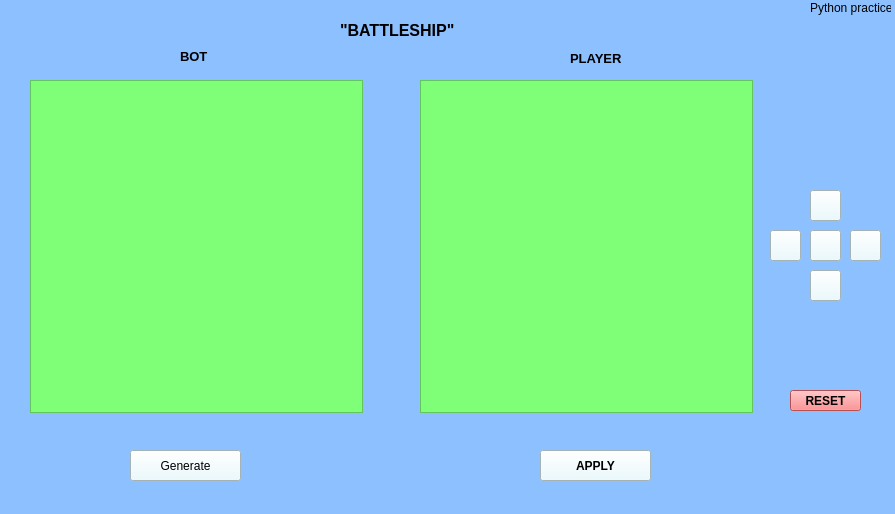
<?xml version="1.0" encoding="UTF-8"?>
<ui version="4.0">
 <class>Form</class>
 <widget class="QWidget" name="Form">
  <property name="geometry">
   <rect>
    <x>0</x>
    <y>0</y>
    <width>895</width>
    <height>514</height>
   </rect>
  </property>
  <property name="windowTitle">
   <string>Battlefield Generating</string>
  </property>
  <property name="styleSheet">
   <string notr="true">background-color: rgb(140, 192, 255);</string>
  </property>
  <widget class="QTextBrowser" name="bot_window">
   <property name="geometry">
    <rect>
     <x>30</x>
     <y>80</y>
     <width>333</width>
     <height>333</height>
    </rect>
   </property>
   <property name="styleSheet">
    <string notr="true">background-color: rgb(127, 255, 120);</string>
   </property>
  </widget>
  <widget class="QTextBrowser" name="player_window">
   <property name="geometry">
    <rect>
     <x>420</x>
     <y>80</y>
     <width>333</width>
     <height>333</height>
    </rect>
   </property>
   <property name="styleSheet">
    <string notr="true">background-color: rgb(127, 255, 120);</string>
   </property>
  </widget>
  <widget class="QPushButton" name="random_btn">
   <property name="geometry">
    <rect>
     <x>130</x>
     <y>450</y>
     <width>111</width>
     <height>31</height>
    </rect>
   </property>
   <property name="styleSheet">
    <string notr="true">background-color: rgb(230, 251, 255);</string>
   </property>
   <property name="text">
    <string>Generate</string>
   </property>
   <property name="icon">
    <iconset>
     <normaloff>random.png</normaloff>random.png</iconset>
   </property>
   <property name="iconSize">
    <size>
     <width>24</width>
     <height>24</height>
    </size>
   </property>
  </widget>
  <widget class="QPushButton" name="up_btn">
   <property name="geometry">
    <rect>
     <x>810</x>
     <y>190</y>
     <width>31</width>
     <height>31</height>
    </rect>
   </property>
   <property name="styleSheet">
    <string notr="true">background-color: rgb(230, 251, 255);</string>
   </property>
   <property name="text">
    <string/>
   </property>
   <property name="icon">
    <iconset>
     <normaloff>up_icon.png</normaloff>up_icon.png</iconset>
   </property>
   <property name="iconSize">
    <size>
     <width>21</width>
     <height>21</height>
    </size>
   </property>
  </widget>
  <widget class="QPushButton" name="down_btn">
   <property name="geometry">
    <rect>
     <x>810</x>
     <y>270</y>
     <width>31</width>
     <height>31</height>
    </rect>
   </property>
   <property name="styleSheet">
    <string notr="true">background-color: rgb(230, 251, 255);</string>
   </property>
   <property name="text">
    <string/>
   </property>
   <property name="icon">
    <iconset>
     <normaloff>down_icon.png</normaloff>down_icon.png</iconset>
   </property>
   <property name="iconSize">
    <size>
     <width>21</width>
     <height>21</height>
    </size>
   </property>
  </widget>
  <widget class="QPushButton" name="left_btn">
   <property name="geometry">
    <rect>
     <x>770</x>
     <y>230</y>
     <width>31</width>
     <height>31</height>
    </rect>
   </property>
   <property name="styleSheet">
    <string notr="true">background-color: rgb(230, 251, 255);</string>
   </property>
   <property name="text">
    <string/>
   </property>
   <property name="icon">
    <iconset>
     <normaloff>left_icon.png</normaloff>left_icon.png</iconset>
   </property>
   <property name="iconSize">
    <size>
     <width>24</width>
     <height>24</height>
    </size>
   </property>
  </widget>
  <widget class="QPushButton" name="right_btn">
   <property name="geometry">
    <rect>
     <x>850</x>
     <y>230</y>
     <width>31</width>
     <height>31</height>
    </rect>
   </property>
   <property name="styleSheet">
    <string notr="true">background-color: rgb(230, 251, 255);</string>
   </property>
   <property name="text">
    <string/>
   </property>
   <property name="icon">
    <iconset>
     <normaloff>right_icon.png</normaloff>right_icon.png</iconset>
   </property>
   <property name="iconSize">
    <size>
     <width>21</width>
     <height>21</height>
    </size>
   </property>
  </widget>
  <widget class="QPushButton" name="rotate_btn">
   <property name="geometry">
    <rect>
     <x>810</x>
     <y>230</y>
     <width>31</width>
     <height>31</height>
    </rect>
   </property>
   <property name="styleSheet">
    <string notr="true">background-color: rgb(230, 251, 255);</string>
   </property>
   <property name="text">
    <string/>
   </property>
   <property name="icon">
    <iconset>
     <normaloff>rotation_icon.png</normaloff>rotation_icon.png</iconset>
   </property>
   <property name="iconSize">
    <size>
     <width>20</width>
     <height>20</height>
    </size>
   </property>
  </widget>
  <widget class="QPushButton" name="apply_btn">
   <property name="geometry">
    <rect>
     <x>540</x>
     <y>450</y>
     <width>111</width>
     <height>31</height>
    </rect>
   </property>
   <property name="font">
    <font>
     <weight>75</weight>
     <bold>true</bold>
    </font>
   </property>
   <property name="styleSheet">
    <string notr="true">background-color: rgb(230, 251, 255);</string>
   </property>
   <property name="text">
    <string>APPLY</string>
   </property>
   <property name="icon">
    <iconset>
     <normaloff>apply_icon.png</normaloff>apply_icon.png</iconset>
   </property>
   <property name="checkable">
    <bool>false</bool>
   </property>
  </widget>
  <widget class="QLabel" name="label">
   <property name="geometry">
    <rect>
     <x>180</x>
     <y>50</y>
     <width>47</width>
     <height>13</height>
    </rect>
   </property>
   <property name="font">
    <font>
     <pointsize>10</pointsize>
     <weight>75</weight>
     <bold>true</bold>
    </font>
   </property>
   <property name="text">
    <string>BOT</string>
   </property>
  </widget>
  <widget class="QLabel" name="label_2">
   <property name="geometry">
    <rect>
     <x>570</x>
     <y>50</y>
     <width>61</width>
     <height>16</height>
    </rect>
   </property>
   <property name="font">
    <font>
     <pointsize>10</pointsize>
     <weight>75</weight>
     <bold>true</bold>
    </font>
   </property>
   <property name="text">
    <string>PLAYER</string>
   </property>
  </widget>
  <widget class="QLabel" name="label_3">
   <property name="geometry">
    <rect>
     <x>340</x>
     <y>20</y>
     <width>131</width>
     <height>21</height>
    </rect>
   </property>
   <property name="font">
    <font>
     <pointsize>12</pointsize>
     <weight>75</weight>
     <bold>true</bold>
    </font>
   </property>
   <property name="text">
    <string>&quot;BATTLESHIP&quot;</string>
   </property>
  </widget>
  <widget class="QLabel" name="logo_lbl">
   <property name="geometry">
    <rect>
     <x>10</x>
     <y>10</y>
     <width>51</width>
     <height>16</height>
    </rect>
   </property>
   <property name="text">
    <string/>
   </property>
   <property name="pixmap">
    <pixmap>logo3.png</pixmap>
   </property>
   <property name="scaledContents">
    <bool>true</bool>
   </property>
  </widget>
  <widget class="QPushButton" name="reset_btn">
   <property name="geometry">
    <rect>
     <x>790</x>
     <y>390</y>
     <width>71</width>
     <height>21</height>
    </rect>
   </property>
   <property name="font">
    <font>
     <weight>75</weight>
     <bold>true</bold>
    </font>
   </property>
   <property name="styleSheet">
    <string notr="true">background-color: rgb(255, 111, 113);</string>
   </property>
   <property name="text">
    <string>RESET</string>
   </property>
  </widget>
  <widget class="QLabel" name="notify_lbl">
   <property name="geometry">
    <rect>
     <x>430</x>
     <y>420</y>
     <width>321</width>
     <height>16</height>
    </rect>
   </property>
   <property name="text">
    <string/>
   </property>
  </widget>
  <widget class="QLabel" name="label_4">
   <property name="geometry">
    <rect>
     <x>810</x>
     <y>0</y>
     <width>81</width>
     <height>16</height>
    </rect>
   </property>
   <property name="text">
    <string>Python practice</string>
   </property>
  </widget>
 </widget>
 <resources>
  <include location="images.qrc"/>
 </resources>
 <connections/>
</ui>
